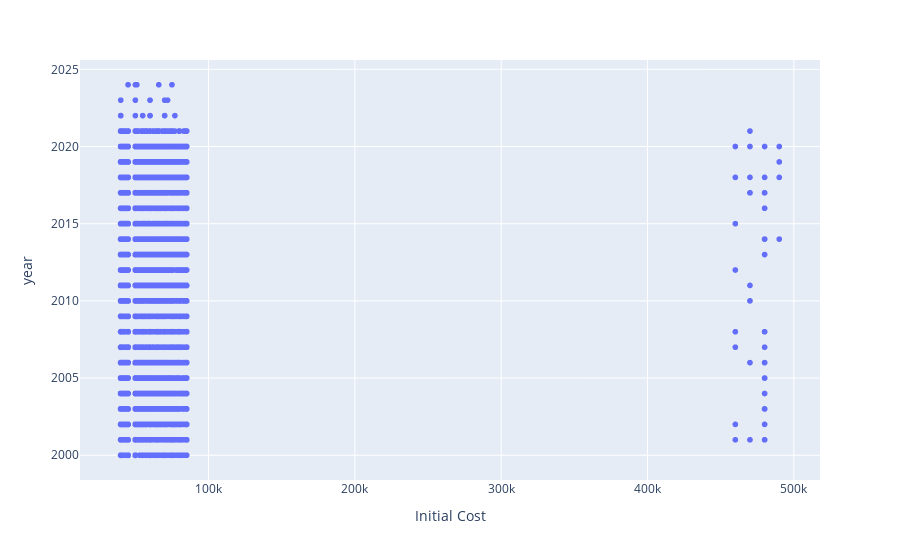

The notebook cell saved with this chart:
### Code cell
import plotly.express as px
fig = px.scatter(ny_df, x='Initial Cost', y = 'year')
fig.show()

### Figure 1 — Plotly figure (JSON) as saved in the notebook; plotly's stock layout.template omitted (floating-point values rounded to 4 significant figures; data arrays with more than 128 entries replaced by an {"elided": "..."} marker saying what was removed)
{"data": [{"hovertemplate": "Initial Cost=%{x}<br>year=%{y}<extra></extra>", "legendgroup": "", "marker": {"color": "#636efa", "symbol": "circle"}, "mode": "markers", "name": "", "showlegend": false, "type": "scattergl", "x": {"elided": "14970 int values"}, "xaxis": "x", "y": {"elided": "14970 int values"}, "yaxis": "y"}], "layout": {"legend": {"tracegroupgap": 0}, "margin": {"t": 60}, "xaxis": {"anchor": "y", "domain": [0, 1], "title": {"text": "Initial Cost"}}, "yaxis": {"anchor": "x", "domain": [0, 1], "title": {"text": "year"}}}}
